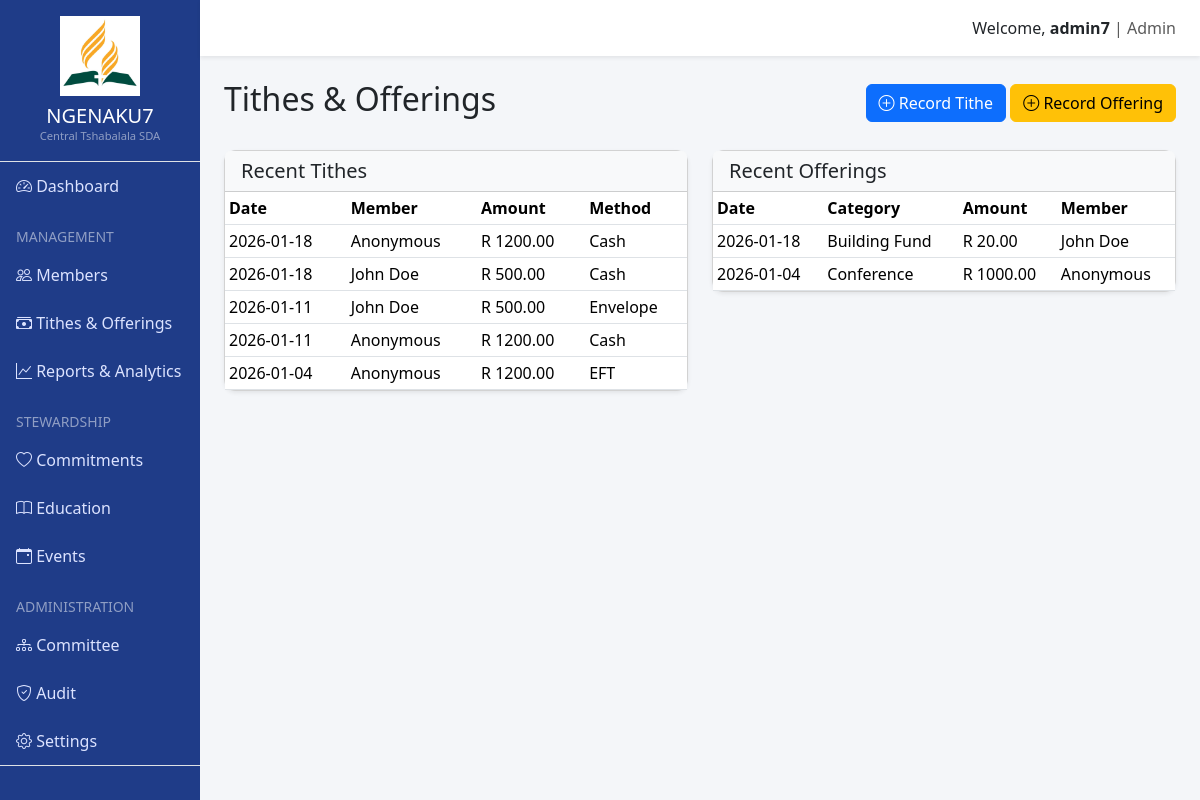
Page /finance/ (signed in) on the committed database.
### app/models/core.py (models this page shows, shortened)
class User(UserMixin, db.Model):
    id = db.Column(db.Integer, primary_key=True)
    username = db.Column(db.String(64), index=True, unique=True)
    email = db.Column(db.String(120), index=True, unique=True)
    password_hash = db.Column(db.String(128))
    role_id = db.Column(db.Integer, db.ForeignKey('role.id'))
    @property
    def is_admin(self):
        return self.role and self.role.name == 'Admin'
    @property
    def is_staff(self):
        return self.role and self.role.name in ['Admin', 'Director', 'Treasurer']

class Role(db.Model):
    id = db.Column(db.Integer, primary_key=True)
    name = db.Column(db.String(64), unique=True)
    permissions = db.Column(db.Integer)
    users = db.relationship('User', backref='role', lazy='dynamic')

class Member(db.Model):
    id = db.Column(db.Integer, primary_key=True)
    first_name = db.Column(db.String(64))
    last_name = db.Column(db.String(64))
    email = db.Column(db.String(120), unique=True)
    phone = db.Column(db.String(20))
    dob = db.Column(db.Date)
    baptism_date = db.Column(db.Date)
    church_id = db.Column(db.Integer, db.ForeignKey('church.id'))
    user_id = db.Column(db.Integer, db.ForeignKey('user.id'))
    user = db.relationship('User', backref=db.backref('member', uselist=False))
    tithes = db.relationship('Tithe', backref='member', lazy='dynamic')
    offerings = db.relationship('Offering', backref='member', lazy='dynamic')
    commitments = db.relationship('Commitment', backref='member', lazy='dynamic')

### app/models/finance.py (models this page shows)
class Tithe(db.Model):
    id = db.Column(db.Integer, primary_key=True)
    amount = db.Column(db.Float)
    currency = db.Column(db.String(3), default='ZAR')
    date = db.Column(db.DateTime, index=True, default=datetime.utcnow)
    member_id = db.Column(db.Integer, db.ForeignKey('member.id'), nullable=True) # Can be anonymous
    method = db.Column(db.String(64)) # Cash, EFT, etc.

class Offering(db.Model):
    id = db.Column(db.Integer, primary_key=True)
    amount = db.Column(db.Float)
    currency = db.Column(db.String(3), default='ZAR')
    category = db.Column(db.String(64)) # Local, Conference, Mission, etc.
    description = db.Column(db.String(128))
    date = db.Column(db.DateTime, index=True, default=datetime.utcnow)
    member_id = db.Column(db.Integer, db.ForeignKey('member.id'), nullable=True)
    method = db.Column(db.String(64))

### app/routes/finance.py (the view)
@bp.route('/')
@login_required
def index():
    tithes = Tithe.query.order_by(desc(Tithe.date)).limit(50).all()
    offerings = Offering.query.order_by(desc(Offering.date)).limit(50).all()
    return render_template('finance/index.html', tithes=tithes, offerings=offerings)

### app/models/core.py (called while the page is built)
@login_manager.user_loader
def load_user(id):
    return User.query.get(int(id))

### app/templates/finance/index.html
{% extends "base.html" %}
{% block content %}
<div class="d-flex justify-content-between align-items-center mb-4">
    <h2>Tithes & Offerings</h2>
    <div>
        <a href="{{ url_for('finance.add_tithe') }}" class="btn btn-primary"><i class="bi bi-plus-circle"></i> Record
            Tithe</a>
        <a href="{{ url_for('finance.add_offering') }}" class="btn btn-warning"><i class="bi bi-plus-circle"></i> Record
            Offering</a>
    </div>
</div>
<div class="row">
    <div class="col-md-6">
        <div class="card shadow-sm mb-4">
            <div class="card-header bg-light">
                <h5 class="mb-0">Recent Tithes</h5>
            </div>
            <div class="card-body p-0">
                <table class="table table-sm mb-0">
                    <thead>
                        <tr>
                            <th>Date</th>
                            <th>Member</th>
                            <th>Amount</th>
                            <th>Method</th>
                        </tr>
                    </thead>
                    <tbody>
                        {% for t in tithes %}
                        <tr>
                            <td>{{ t.date.strftime('%Y-%m-%d') }}</td>
                            <td>{{ t.member.first_name ~ ' ' ~ t.member.last_name if t.member else 'Anonymous' }}</td>
                            <td>R {{ "%.2f"|format(t.amount) }}</td>
                            <td>{{ t.method }}</td>
                        </tr>
                        {% else %}
                        <tr>
                            <td colspan="4" class="text-center">No records found.</td>
                        </tr>
                        {% endfor %}
                    </tbody>
                </table>
            </div>
        </div>
    </div>
    <div class="col-md-6">
        <div class="card shadow-sm mb-4">
            <div class="card-header bg-light">
                <h5 class="mb-0">Recent Offerings</h5>
            </div>
            <div class="card-body p-0">
                <table class="table table-sm mb-0">
                    <thead>
                        <tr>
                            <th>Date</th>
                            <th>Category</th>
                            <th>Amount</th>
                            <th>Member</th>
                        </tr>
                    </thead>
                    <tbody>
                        {% for o in offerings %}
                        <tr>
                            <td>{{ o.date.strftime('%Y-%m-%d') }}</td>
                            <td>{{ o.category }}</td>
                            <td>R {{ "%.2f"|format(o.amount) }}</td>
                            <td>{{ o.member.first_name ~ ' ' ~ o.member.last_name if o.member else 'Anonymous' }}</td>
                        </tr>
                        {% else %}
                        <tr>
                            <td colspan="4" class="text-center">No records found.</td>
                        </tr>
                        {% endfor %}
                    </tbody>
                </table>
            </div>
        </div>
    </div>
</div>
{% endblock %}

### app/templates/base.html (shortened to what this page needs)
<!DOCTYPE html>
<html lang="en">
<head>
    <link href="https://cdn.jsdelivr.net/npm/bootstrap@5.3.2/dist/css/bootstrap.min.css" rel="stylesheet">
    <link href="https://cdn.jsdelivr.net/npm/bootstrap-icons/font/bootstrap-icons.css" rel="stylesheet">
</head>
<body>
    <div class="container-fluid">
        <div class="row">
            {% if current_user.is_authenticated %}
            <div class="col-md-2 sidebar p-0">
                <div class="text-center py-3 border-bottom">
                    <img src="{{ url_for('static', filename='img/logo.png') }}" alt="SDA Logo" class="img-fluid mb-2"
                        style="max-height: 80px;">
                    <h5 class="m-0">NGENAKU7</h5>
                    <small class="d-block text-white-50" style="font-size: 0.7rem;">Central Tshabalala SDA</small>
                </div>
                <a href="{{ url_for('main.dashboard') }}"><i class="bi bi-speedometer2"></i> Dashboard</a>
                {% if current_user.is_staff %}
                <ul class="list-unstyled ps-3 small text-uppercase text-white-50 mt-3 mb-1">
                    <li>Management</li>
                </ul>
                <a href="{{ url_for('members.index') }}"><i class="bi bi-people"></i> Members</a>
                <a href="{{ url_for('finance.index') }}"><i class="bi bi-cash-stack"></i> Tithes & Offerings</a>
                <a href="{{ url_for('reports.index') }}"><i class="bi bi-graph-up"></i> Reports & Analytics</a>
                {% endif %}
                <ul class="list-unstyled ps-3 small text-uppercase text-white-50 mt-3 mb-1">
                    <li>Stewardship</li>
                </ul>
                <a href="{{ url_for('stewardship.commitments') }}"><i class="bi bi-heart"></i> Commitments</a>
                <a href="{{ url_for('stewardship.education') }}"><i class="bi bi-book"></i> Education</a>
                <a href="{{ url_for('stewardship.events') }}"><i class="bi bi-calendar-event"></i> Events</a>
                {% if current_user.is_admin or current_user.is_director %}
                <ul class="list-unstyled ps-3 small text-uppercase text-white-50 mt-3 mb-1">
                    <li>Administration</li>
                </ul>
                <a href="{{ url_for('stewardship.committee') }}"><i class="bi bi-diagram-3"></i> Committee</a>
                <a href="{{ url_for('stewardship.audit') }}"><i class="bi bi-shield-check"></i> Audit</a>
                <a href="{{ url_for('stewardship.settings') }}"><i class="bi bi-gear"></i> Settings</a>
                {% endif %}
                <div class="mt-auto pt-3 border-top border-white-50">
                    <a href="{{ url_for('auth.logout') }}" class="text-danger"><i class="bi bi-box-arrow-right"></i>
                        Logout</a>
                </div>
            </div>
            {% endif %}
            <div class="{{ 'col-md-10 p-0 main-content' if current_user.is_authenticated else 'col-12 p-0' }}">
                <nav class="navbar navbar-light shadow-sm px-4">
                    <span class="navbar-text ms-auto">
                        {% if current_user.is_authenticated %}
                        <a href="{{ url_for('main.profile') }}" class="text-decoration-none text-dark">
                            Welcome, <strong>{{ current_user.username }}</strong>
                        </a> | {{ current_user.role.name }}
                        {% else %}
                        <button type="button" class="btn btn-sm btn-outline-primary me-2" data-bs-toggle="modal"
                            data-bs-target="#loginModal">Login</button>
                        <button type="button" class="btn btn-sm btn-primary" data-bs-toggle="modal"
                            data-bs-target="#signupModal">Sign Up</button>
                        {% endif %}
                    </span>
                </nav>
                <div class="p-4">
                    {% block content %}{% endblock %}
                </div>
            </div>
        </div>
    </div>
</body>
</html>

### app/templates/base.html (style rules this page uses)
body { background-color: #f4f6f9; }
.sidebar { height: 100vh; background: #1f3c88; color: #fff; position: fixed; top: 0; left: 0; overflow-y: auto; }
.sidebar a { color: #dce3ff; text-decoration: none; display: block; padding: 12px 16px; }
.card { border-radius: 12px; }
.navbar { background: #ffffff; }
.main-content { margin-left: 16.66667%; transition: all 0.3s; }

### rows in the picture
User: username "admin7"
Role: role.name "Admin"
Tithe: date "2026-01-18", member "Anonymous", amount "1200.00", method "Cash"
Tithe: date "2026-01-18", member "John Doe", amount "500.00", method "Cash"
Tithe: date "2026-01-11", member "John Doe", amount "500.00", method "Envelope"
Tithe: date "2026-01-11", member "Anonymous", amount "1200.00", method "Cash"
Tithe: date "2026-01-04", member "Anonymous", amount "1200.00", method "EFT"
Offering: date "2026-01-18", category "Building Fund", amount "20.00", member "John Doe"
Offering: date "2026-01-04", category "Conference", amount "1000.00", member "Anonymous"
